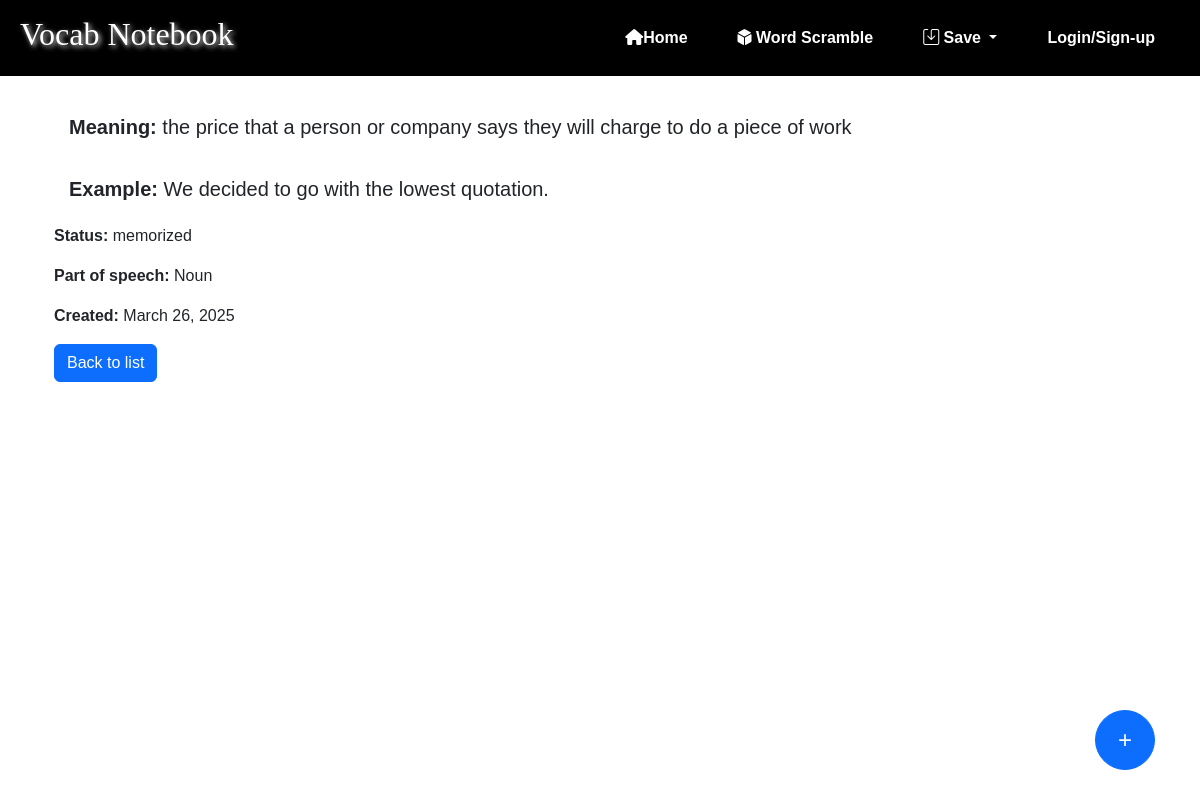
The app's page /Test_app/1 with its own data.
### Test_app/models.py (models this page shows, shortened)
class Vocab(models.Model):
    word = models.CharField(max_length=20)
    CATEGORY = (
        ('n', 'Noun'),
        ('v', 'Verb'),
        ('adj', 'Adjective'),
        ('adv', 'Adverb'),
        ('prep', 'Preposition'),
        ('conj', 'Conjunction'),
        ('pron', 'Pronoun'),
        ('int', 'Interjection')
    )
    category = models.CharField(
        max_length=4,
        choices=CATEGORY,
        null=True,
        blank=True,
        help_text='Word Class',
    )
    STATUS = (
        ('m', 'memorized'),
        ('l', 'learning'),
        ('f', 'forgot')
    )
    status = models.CharField(
        max_length=1,
        choices=STATUS,
        default='l',
        help_text='Study Status',
    )
    meaning = models.CharField('Meaning', null=True, blank=True, max_length=200)
    example = models.CharField('Example', null=True, blank=True, max_length=200)
    created_at = models.DateField(auto_now_add=True, help_text='The date the vocab was created.', null=True, blank=True)
    user = models.ForeignKey(User, on_delete=models.CASCADE, related_name='vocab_list')
    def get_full_category_name(self):
        return dict(self.CATEGORY)[self.category]\
    def get_full_status_name(self):
        return dict(self.STATUS)[self.status]

### Test_app/views.py (the view)
# urls.py: path('<int:pk>', views.VocabDetailView.as_view(), name='vocab-detail'),
class VocabDetailView(generic.DetailView):
    model = Vocab

### Test_app/templates/Test_app/vocab_detail.html
{% extends "base.html" %}
{% block content %}
  <div class="container mt-4">
    <h5 style="padding: 15px"><strong>Meaning:</strong> {{ vocab.meaning }}</h5>
    <h5 style="padding: 15px"><strong>Example:</strong> {{ vocab.example }}</h5>
    <p><strong>Status:</strong> {{ vocab.get_full_status_name }}</p>
    <p><strong>Part of speech:</strong> {{ vocab.get_full_category_name }}</p>
    <p><strong>Created:</strong> {{ vocab.created_at }}</p>
    <a href="{% url 'index' %}" class="btn btn-primary">Back to list</a>
  </div>
{% endblock %}

### Test_app/static/css/styles.css (style rules this page uses)
* { padding: 0; margin: 0; box-sizing: border-box; font-family: Arial, Helvetica, sans-serif; }

### records on screen
Vocab: meaning "the price that a person or company says they will charge to do a piece of work", example "We decided to go with the lowest quotation.", get_full_status_name "memorized", get_full_category_name "Noun", created_at "March 26, 2025"
